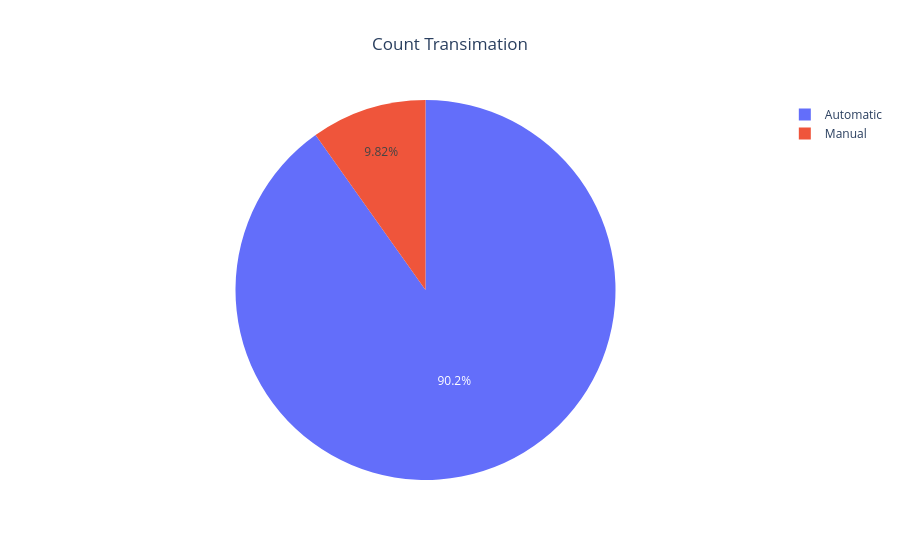

The notebook cell saved with this chart:
### Code cell
Count_transimation=df['Transmission'].value_counts().reset_index()
Count_transimation
#Figure3(Count_transimation)
Figure3=px.pie(Count_transimation,
               names='Transmission',
               values='count',
               title='Count Transimation',
               )
Figure3.update_layout(title_x=0.5)
Figure3.show()

### Figure 1 — Plotly figure (JSON) as saved in the notebook; plotly's stock layout.template omitted (floating-point values rounded to 4 significant figures)
{"data": [{"domain": {"x": [0, 1], "y": [0, 1]}, "hovertemplate": "Transmission=%{label}<br>count=%{value}<extra></extra>", "labels": ["Automatic", "Manual"], "legendgroup": "", "name": "", "showlegend": true, "type": "pie", "values": [4509, 491]}], "layout": {"legend": {"tracegroupgap": 0}, "title": {"text": "Count Transimation", "x": 0.5}}}
